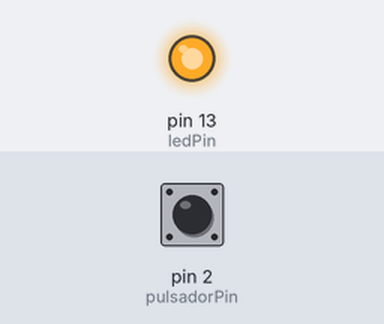
The sketch below on a simulated Arduino Uno, built with avr-gcc and run on an emulated ATmega328P. On the bench: output pins drawn as LEDs (lit = HIGH). The inputs (shaded band) are chosen by the test bench; at power-on: pin 2 (pulsadorPin) LOW.

Above: at 1.2 s.
1.3 s: pin 2 (pulsadorPin) pulled HIGH for 0.15 s
At 1.37 s:
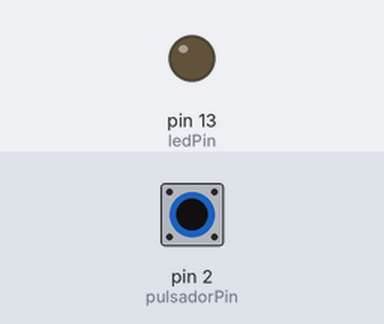
2.9 s: pin 2 (pulsadorPin) pulled HIGH for 3.2 s
At 7.3 s:
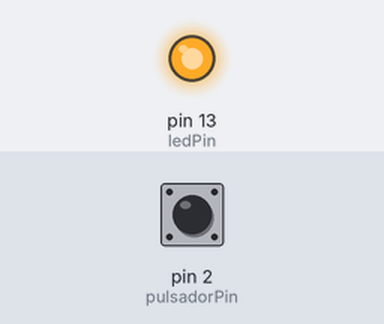
Timing chart, 0 to 8.8 s (numbered marks = the images above; inputs shaded):
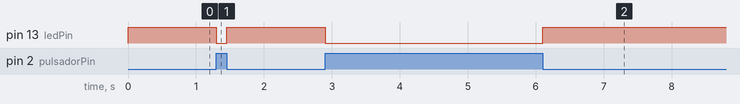

The sketch:

ejercicioleds.ino
```cpp
// Constantes para definir los pines
const int pulsadorPin = 2;
const int ledPin = 13;

int valorPulsador = 0;

void setup() {
    // Activamos los pines de entrada y salida
    pinMode(pulsadorPin, INPUT);
    pinMode(ledPin, OUTPUT);
}

void loop() {
    // Leemos el valor del pin
    valorPulsador = digitalRead(pulsadorPin);

  // Encendemos o apagamos el pin del LED según convenga
  if (valorPulsador == HIGH) {
      digitalWrite(ledPin, LOW);
  }
  else {
      digitalWrite(ledPin, HIGH );
  }
}
```

Measured:
- after the input at 1.3 s, pin 13 (ledPin): HIGH → LOW at once, → HIGH 0.15 s later
- after the input at 2.9 s, pin 13 (ledPin): HIGH → LOW at once, → HIGH 3.2 s later
